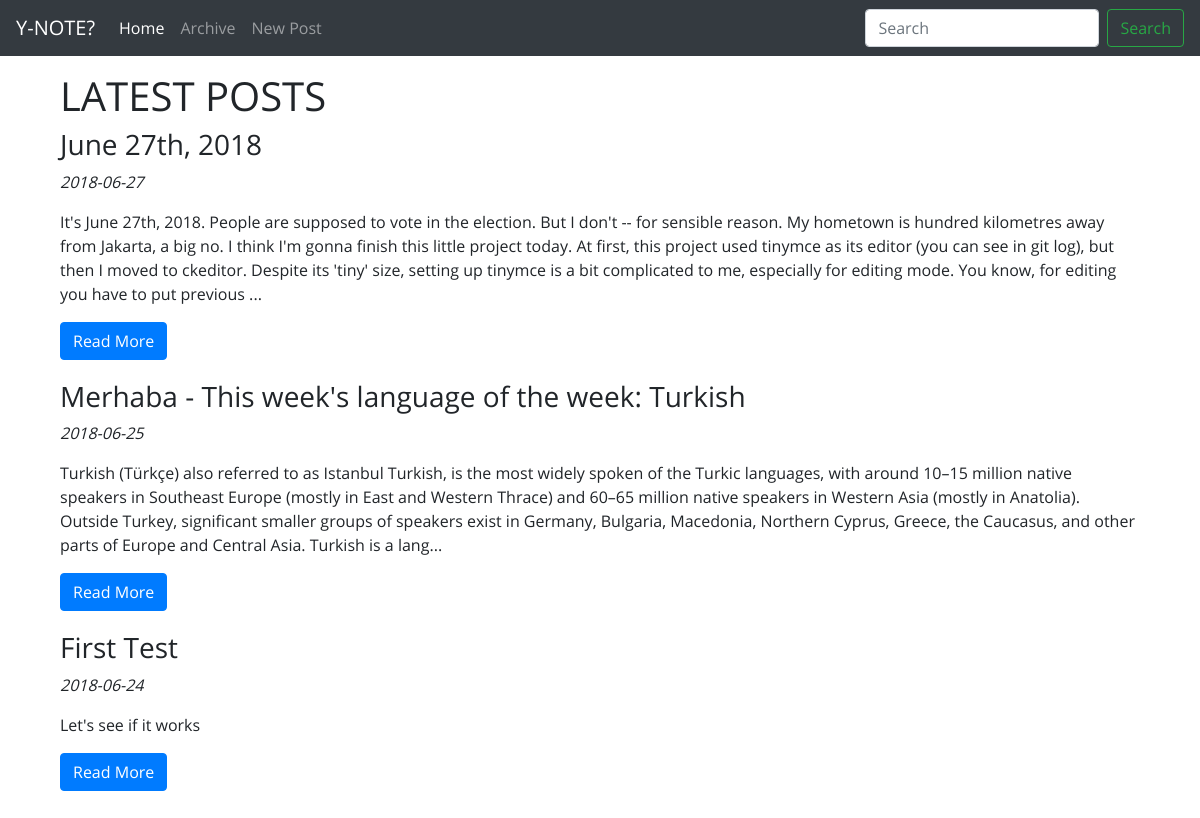
Before: / with the older database file.
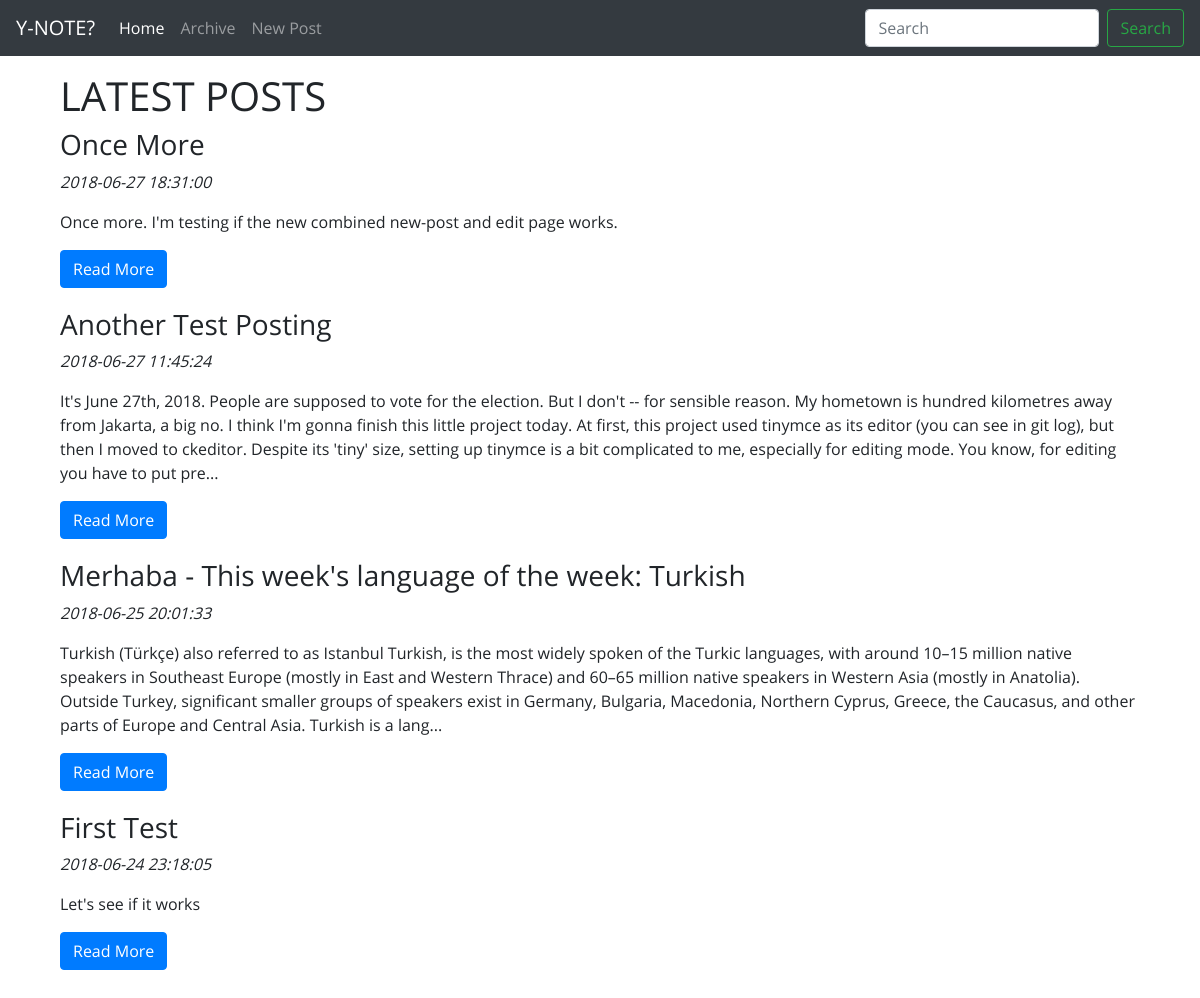
After: the same page with the newer database file.
### tables this page shows
CREATE TABLE `posts` (
  `id_post` int(11) NOT NULL AUTO_INCREMENT,
  `date_post` datetime DEFAULT NULL,
  `title_post` varchar(255) DEFAULT NULL,
  `content` text,
  PRIMARY KEY (`id_post`)
);

### index.php (the view, shortened to what this page needs)
<?php
    include "header.php";
    include "navbar.php";
    include_once "config.php";
    $sql = "SELECT *
            FROM posts
            ORDER BY date_post DESC
            LIMIT 5";
    $result_sql = mysqli_query($db_handle, $sql);
?>
<div class="container">
    <h1>LATEST POSTS</h1>
    <?php
        while($row = mysqli_fetch_array($result_sql)) {
            $content_no_html = strip_tags($row['content']);
            $content_crop = substr($content_no_html, 0, 500);
            if (mb_strlen($content_no_html, 'utf8') > 500) {
                $content_crop .= '...';
            }
            echo <<<EOD
    <div class="row post-showcase">
        <div class="col-md-12">
            <h3>{$row['title_post']}</h3>
            <p><em>{$row['date_post']}</em><p>
            <p>{$content_crop}</p>
            <a href="readpost.php?id-post={$row['id_post']}" class="btn btn-primary">Read More</a>
        </div>
    </div>
EOD;
        };
    ?>
</div>
<?php include "tail.php" ?>

### header.php (shortened to what this page needs)
<!DOCTYPE html>
<head>
    <link rel="stylesheet" href="assets/css/bootstrap.min.css">
    <link rel="stylesheet" href="assets/css/OpenSans.css">
    <?php
        if(isset($style)) {
            echo "<link rel='stylesheet' href='assets/css/".$style."'>";
        } else {
            echo "<link rel='stylesheet' href='assets/css/index.css'>";
        }
    ?>
</head>
<body>
    <div class="container">

### navbar.php (shortened to what this page needs)
<nav class="navbar navbar-expand-md navbar-dark fixed-top bg-dark">
  <a class="navbar-brand" href="/ynote">Y-NOTE?</a>
  <div class="collapse navbar-collapse" id="navbarCollapse">
    <ul class="navbar-nav mr-auto">
      <li class="nav-item active">
        <a class="nav-link" href="/ynote/">Home
        </a>
      </li>
      <li class="nav-item">
        <a class="nav-link" href="/ynote/archive.php">Archive</a>
      </li>
      <li class="nav-item">
        <a class="nav-link" href="/ynote/posting.php">New Post</a>
      </li>
    </ul>
    <form class="form-inline mt-2 mt-md-0">
      <input class="form-control mr-sm-2" type="text" placeholder="Search" aria-label="Search">
      <button class="btn btn-outline-success my-2 my-sm-0" type="submit">Search</button>
    </form>
  </div>
</nav>

### tail.php (shortened to what this page needs)
</div>
</body>
</html>

### assets/css/index.css (style rules this page uses)
body { min-height: 75rem; padding-top: 4.5rem; padding-bottom: 4rem; font-family: 'Open Sans', Courier, monospace; }
.post-showcase { margin-bottom: 20px; }

Changed rows visible on the page:
added posts: title_post "Once More", date_post "2018-06-27 18:31:00", content "Once more. I'm testing if the new combined new-post and edit page works."
changed posts: title_post "June 27th, 2018" → "Another Test Posting"; date_post "2018-06-27" → "2018-06-27 11:45:24"; content "…are supposed to vote in the election. But I don't -- for sensible reason. My hometown is hundred kilometres away from Jakarta, a big no. I think I'm gonna finish this little project today. At first, this project used tinymce as its editor (you can see in git log), but then I moved to ckeditor. Despite its 'tiny' size, setting up tinymce is a bit complicated to me, especially for editing mode. You know, for editing you have to put previous ..." → "…are supposed to vote for the election. But I don't -- for sensible reason. My hometown is hundred kilometres away from Jakarta, a big no. I think I'm gonna finish this little project today. At first, this project used tinymce as its editor (you can see in git log), but then I moved to ckeditor. Despite its 'tiny' size, setting up tinymce is a bit complicated to me, especially for editing mode. You know, for editing you have to put pre..."
changed posts "Merhaba - This week's language of the week: Turkish": date_post "2018-06-25" → "2018-06-25 20:01:33"
changed posts "First Test": date_post "2018-06-24" → "2018-06-24 23:18:05"
